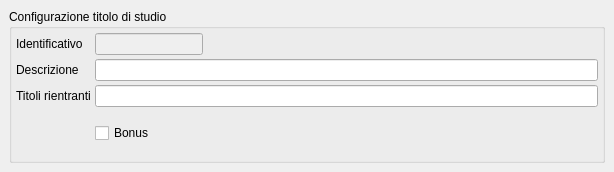
<?xml version="1.0" encoding="UTF-8"?>
<ui version="4.0">
 <class>MainWindow</class>
 <widget class="QMainWindow" name="MainWindow">
  <property name="geometry">
   <rect>
    <x>0</x>
    <y>0</y>
    <width>614</width>
    <height>172</height>
   </rect>
  </property>
  <property name="windowTitle">
   <string>Gestione titoli di studio</string>
  </property>
  <property name="searchcolumns" stdset="0">
   <string>&lt;descrizione&gt;</string>
  </property>
  <property name="sortcolumn" stdset="0">
   <number>0</number>
  </property>
  <property name="sortorder" stdset="0">
   <string>&lt;</string>
  </property>
  <widget class="QWidget" name="centralwidget">
   <layout class="QVBoxLayout" name="verticalLayout">
    <item>
     <widget class="QGroupBox" name="groupBox">
      <property name="title">
       <string>Configurazione titolo di studio</string>
      </property>
      <layout class="QGridLayout" name="gridLayout">
       <property name="margin">
        <number>4</number>
       </property>
       <property name="spacing">
        <number>4</number>
       </property>
       <item row="0" column="0">
        <widget class="QLabel" name="label">
         <property name="text">
          <string>Identificativo</string>
         </property>
        </widget>
       </item>
       <item row="0" column="1">
        <widget class="QLineEdit" name="lineEdit">
         <property name="enabled">
          <bool>false</bool>
         </property>
         <property name="sizePolicy">
          <sizepolicy hsizetype="Fixed" vsizetype="Fixed">
           <horstretch>0</horstretch>
           <verstretch>0</verstretch>
          </sizepolicy>
         </property>
         <property name="column" stdset="0">
          <string>id</string>
         </property>
        </widget>
       </item>
       <item row="0" column="2">
        <spacer name="horizontalSpacer">
         <property name="orientation">
          <enum>Qt::Horizontal</enum>
         </property>
         <property name="sizeHint" stdset="0">
          <size>
           <width>138</width>
           <height>20</height>
          </size>
         </property>
        </spacer>
       </item>
       <item row="1" column="0">
        <widget class="QLabel" name="label_2">
         <property name="text">
          <string>Descrizione</string>
         </property>
        </widget>
       </item>
       <item row="2" column="0">
        <widget class="QLabel" name="label_5">
         <property name="text">
          <string>Titoli rientranti</string>
         </property>
        </widget>
       </item>
       <item row="3" column="0">
        <spacer name="verticalSpacer">
         <property name="orientation">
          <enum>Qt::Vertical</enum>
         </property>
         <property name="sizeHint" stdset="0">
          <size>
           <width>20</width>
           <height>52</height>
          </size>
         </property>
        </spacer>
       </item>
       <item row="3" column="1">
        <widget class="QCheckBox" name="checkBox_2">
         <property name="text">
          <string>Bonus</string>
         </property>
         <property name="column" stdset="0">
          <string>bonus</string>
         </property>
        </widget>
       </item>
       <item row="1" column="1" colspan="2">
        <widget class="QLineEdit" name="lineEdit_2">
         <property name="column" stdset="0">
          <string>descrizione</string>
         </property>
         <property name="search" stdset="0">
          <bool>false</bool>
         </property>
        </widget>
       </item>
       <item row="2" column="1" colspan="2">
        <widget class="QLineEdit" name="lineEdit_5">
         <property name="column" stdset="0">
          <string>titolirientranti</string>
         </property>
        </widget>
       </item>
      </layout>
     </widget>
    </item>
   </layout>
  </widget>
 </widget>
 <tabstops>
  <tabstop>lineEdit</tabstop>
  <tabstop>lineEdit_2</tabstop>
  <tabstop>lineEdit_5</tabstop>
  <tabstop>checkBox_2</tabstop>
 </tabstops>
 <resources/>
 <connections/>
</ui>
